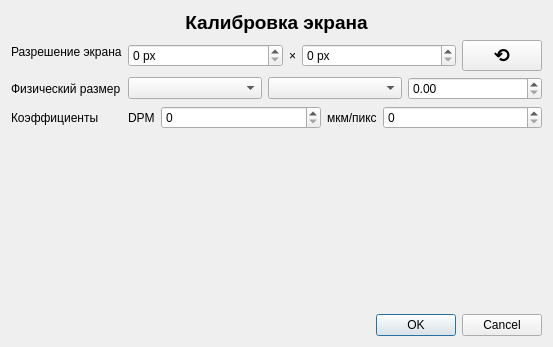
<?xml version="1.0" encoding="UTF-8"?>
<ui version="4.0">
 <class>CalibrationDialog</class>
 <widget class="QDialog" name="CalibrationDialog">
  <property name="geometry">
   <rect>
    <x>0</x>
    <y>0</y>
    <width>553</width>
    <height>347</height>
   </rect>
  </property>
  <property name="windowTitle">
   <string>Калибровка экрана</string>
  </property>
  <layout class="QVBoxLayout" name="verticalLayout">
   <item>
    <widget class="QLabel" name="label">
     <property name="font">
      <font>
       <pointsize>14</pointsize>
       <weight>75</weight>
       <bold>true</bold>
      </font>
     </property>
     <property name="text">
      <string>Калибровка экрана</string>
     </property>
     <property name="alignment">
      <set>Qt::AlignCenter</set>
     </property>
    </widget>
   </item>
   <item>
    <layout class="QFormLayout" name="formLayout">
     <item row="0" column="0">
      <widget class="QLabel" name="label_2">
       <property name="text">
        <string>Разрешение экрана</string>
       </property>
      </widget>
     </item>
     <item row="0" column="1">
      <layout class="QHBoxLayout" name="horizontalLayout">
       <item>
        <widget class="QSpinBox" name="sbResolutionH">
         <property name="sizePolicy">
          <sizepolicy hsizetype="Expanding" vsizetype="Fixed">
           <horstretch>0</horstretch>
           <verstretch>0</verstretch>
          </sizepolicy>
         </property>
         <property name="suffix">
          <string> px</string>
         </property>
         <property name="maximum">
          <number>9999</number>
         </property>
        </widget>
       </item>
       <item>
        <widget class="QLabel" name="label_4">
         <property name="sizePolicy">
          <sizepolicy hsizetype="Maximum" vsizetype="Preferred">
           <horstretch>0</horstretch>
           <verstretch>0</verstretch>
          </sizepolicy>
         </property>
         <property name="text">
          <string>×</string>
         </property>
        </widget>
       </item>
       <item>
        <widget class="QSpinBox" name="sbResolutionV">
         <property name="sizePolicy">
          <sizepolicy hsizetype="Expanding" vsizetype="Fixed">
           <horstretch>0</horstretch>
           <verstretch>0</verstretch>
          </sizepolicy>
         </property>
         <property name="suffix">
          <string> px</string>
         </property>
         <property name="maximum">
          <number>9999</number>
         </property>
        </widget>
       </item>
       <item>
        <widget class="QPushButton" name="pbUpdateResolution">
         <property name="sizePolicy">
          <sizepolicy hsizetype="Maximum" vsizetype="Fixed">
           <horstretch>0</horstretch>
           <verstretch>0</verstretch>
          </sizepolicy>
         </property>
         <property name="font">
          <font>
           <pointsize>14</pointsize>
           <weight>75</weight>
           <bold>true</bold>
          </font>
         </property>
         <property name="toolTip">
          <string>Обновить разрешение</string>
         </property>
         <property name="text">
          <string>⟲</string>
         </property>
        </widget>
       </item>
      </layout>
     </item>
     <item row="1" column="0">
      <widget class="QLabel" name="label_3">
       <property name="text">
        <string>Физический размер</string>
       </property>
      </widget>
     </item>
     <item row="1" column="1">
      <layout class="QHBoxLayout" name="horizontalLayout_2">
       <item>
        <widget class="QComboBox" name="cbDimension"/>
       </item>
       <item>
        <widget class="QComboBox" name="cbUnits"/>
       </item>
       <item>
        <widget class="QDoubleSpinBox" name="dsbValue">
         <property name="maximum">
          <double>99999.990000000005239</double>
         </property>
        </widget>
       </item>
      </layout>
     </item>
     <item row="2" column="0">
      <widget class="QLabel" name="label_5">
       <property name="text">
        <string>Коэффициенты</string>
       </property>
      </widget>
     </item>
     <item row="2" column="1">
      <layout class="QHBoxLayout" name="horizontalLayout_3">
       <item>
        <widget class="QLabel" name="label_6">
         <property name="sizePolicy">
          <sizepolicy hsizetype="Maximum" vsizetype="Preferred">
           <horstretch>0</horstretch>
           <verstretch>0</verstretch>
          </sizepolicy>
         </property>
         <property name="text">
          <string>DPM</string>
         </property>
        </widget>
       </item>
       <item>
        <widget class="QSpinBox" name="sbDpm">
         <property name="maximum">
          <number>99999</number>
         </property>
        </widget>
       </item>
       <item>
        <widget class="QLabel" name="label_7">
         <property name="sizePolicy">
          <sizepolicy hsizetype="Maximum" vsizetype="Preferred">
           <horstretch>0</horstretch>
           <verstretch>0</verstretch>
          </sizepolicy>
         </property>
         <property name="text">
          <string>мкм/пикс</string>
         </property>
        </widget>
       </item>
       <item>
        <widget class="QSpinBox" name="sbMkmInPx">
         <property name="maximum">
          <number>99999</number>
         </property>
        </widget>
       </item>
      </layout>
     </item>
    </layout>
   </item>
   <item>
    <widget class="QLabel" name="lblComment">
     <property name="font">
      <font>
       <italic>true</italic>
      </font>
     </property>
     <property name="text">
      <string/>
     </property>
     <property name="wordWrap">
      <bool>true</bool>
     </property>
    </widget>
   </item>
   <item>
    <spacer name="verticalSpacer">
     <property name="orientation">
      <enum>Qt::Vertical</enum>
     </property>
     <property name="sizeHint" stdset="0">
      <size>
       <width>20</width>
       <height>40</height>
      </size>
     </property>
    </spacer>
   </item>
   <item>
    <widget class="QDialogButtonBox" name="buttonBox">
     <property name="orientation">
      <enum>Qt::Horizontal</enum>
     </property>
     <property name="standardButtons">
      <set>QDialogButtonBox::Cancel|QDialogButtonBox::Ok</set>
     </property>
    </widget>
   </item>
  </layout>
 </widget>
 <resources/>
 <connections>
  <connection>
   <sender>buttonBox</sender>
   <signal>accepted()</signal>
   <receiver>CalibrationDialog</receiver>
   <slot>accept()</slot>
   <hints>
    <hint type="sourcelabel">
     <x>247</x>
     <y>310</y>
    </hint>
    <hint type="destinationlabel">
     <x>157</x>
     <y>274</y>
    </hint>
   </hints>
  </connection>
  <connection>
   <sender>buttonBox</sender>
   <signal>rejected()</signal>
   <receiver>CalibrationDialog</receiver>
   <slot>reject()</slot>
   <hints>
    <hint type="sourcelabel">
     <x>315</x>
     <y>310</y>
    </hint>
    <hint type="destinationlabel">
     <x>286</x>
     <y>274</y>
    </hint>
   </hints>
  </connection>
  <connection>
   <sender>pbUpdateResolution</sender>
   <signal>clicked()</signal>
   <receiver>CalibrationDialog</receiver>
   <slot>refreshResolution()</slot>
   <hints>
    <hint type="sourcelabel">
     <x>513</x>
     <y>56</y>
    </hint>
    <hint type="destinationlabel">
     <x>536</x>
     <y>248</y>
    </hint>
   </hints>
  </connection>
 </connections>
 <slots>
  <slot>refreshResolution()</slot>
 </slots>
</ui>
